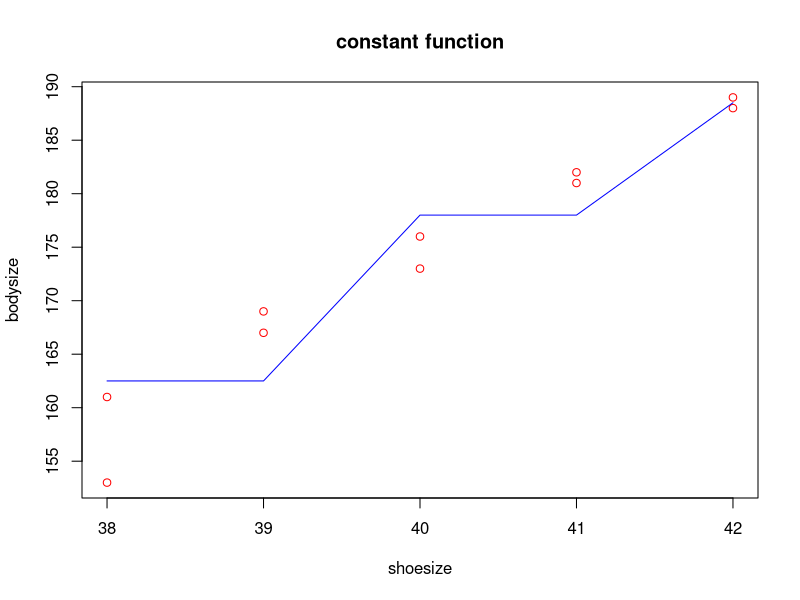
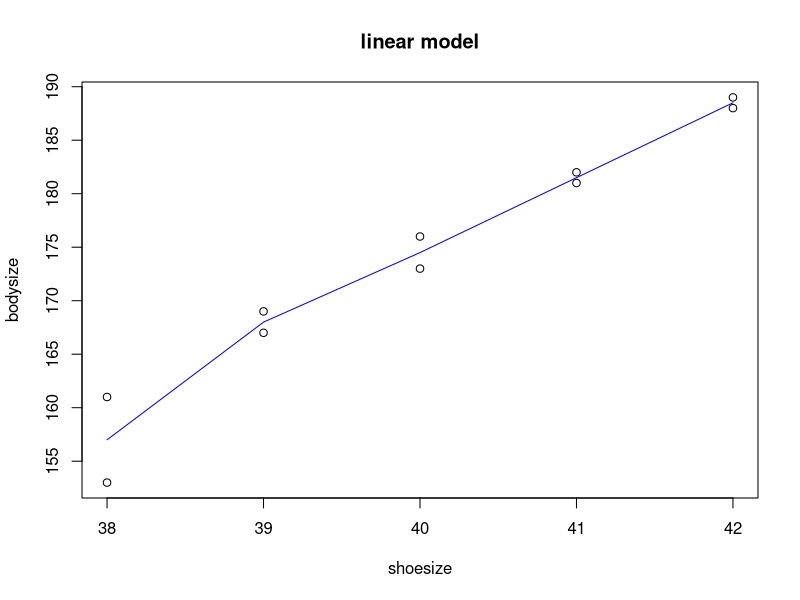
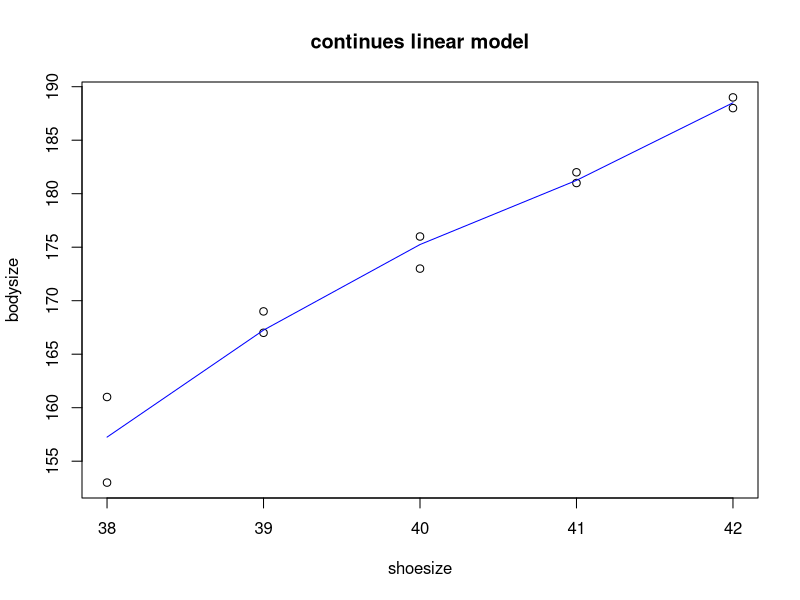
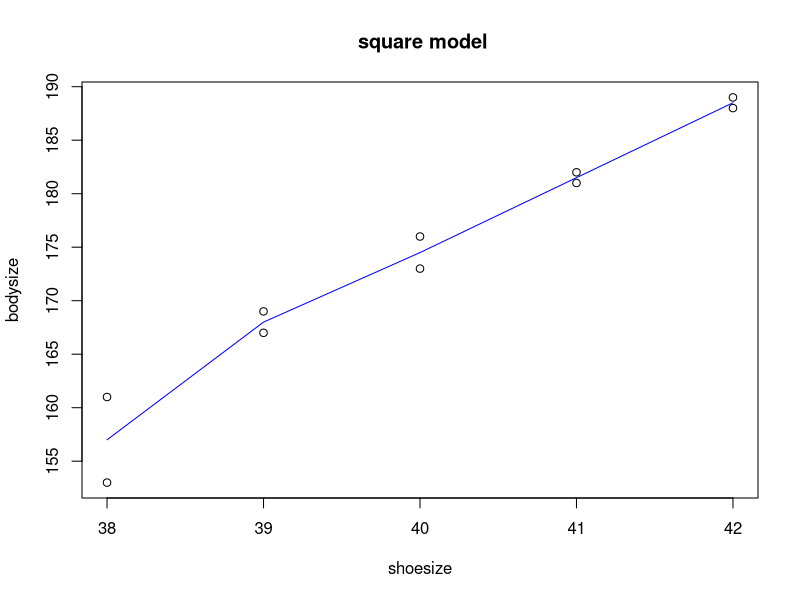
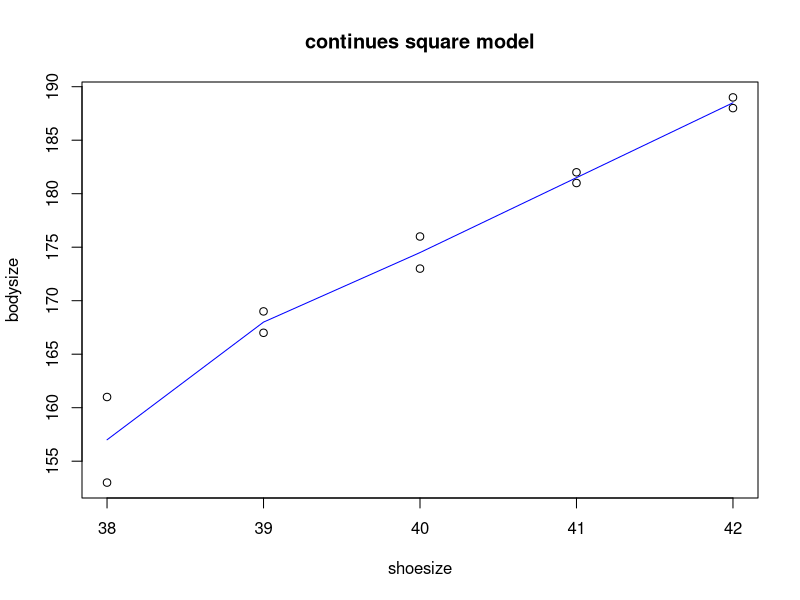

Recreate these plots in R, in order.
shoesize<-c(38,38,39,39,40,40,41,41,42,42)
bodysize<-c(153,161,167,169,173,176,182,181,188,189)
indicatorData= data.frame(bodysize, shoesize)
indicatorData
I1= function(x) { if(x>37.5 && x<=39.5) 1 else 0}
I2= function(x) { if(x>39.5 && x<=41.5) 1 else 0}
I3= function(x) { if(x>41.5 && x<=43.0) 1 else 0}
i1=apply(as.matrix(indicatorData$shoesize),1,I1)
i2=apply(as.matrix(indicatorData$shoesize),1,I2)
i3=apply(as.matrix(indicatorData$shoesize),1,I3)

#newX=matrix(c(i1, i2, i3), nrow = 10, ncol = 3, byrow = FALSE, dimnames = list(c(), c("x1", "x2", "x3")))
#newX

newdataframe= data.frame(bodysize, i1, i2, i3)
newdataframe


piecewisemodel=lm(formula = bodysize ~ 0+i1+i2+i3, data = newdataframe)
summary(piecewisemodel)
fitted(piecewisemodel)
coefficients(piecewisemodel)

plot(shoesize, bodysize, type = "p" ,col="red", main="constant function")
lines(shoesize, fitted(piecewisemodel), col="blue")


#     *****piecewise linear function ******
shoesize<-c(38,38,39,39,40,40,41,41,42,42)
bodysize<-c(153,161,167,169,173,176,182,181,188,189)
indicatorData= data.frame(bodysize, shoesize)
indicatorData

h1= function(x) {if(x>37.5 && x<=39.5) 1 else 0 }
h2= function(x) {if(x>37.5 && x<= 39.5) x*1 else x*0}
h3= function(x) { if(x>39.5 && x<=41.5) 1 else 0}
h4= function(x) { if(x>39.5 && x<=41.5) x*1 else x*0}
h5= function(x) { if(x>41.5 && x<=43.5) 1 else 0}
h6= function(x) { if(x>41.5 && x<=43.5) x*1 else x*0}

x1= apply(as.matrix(indicatorData$shoesize), 1, h1)
x2= apply(as.matrix(indicatorData$shoesize), 1, h2)
x3= apply(as.matrix(indicatorData$shoesize), 1, h3)
x4= apply(as.matrix(indicatorData$shoesize), 1, h4)
x5= apply(as.matrix(indicatorData$shoesize), 1, h5)
x6= apply(as.matrix(indicatorData$shoesize), 1, h6)
x1;x2;x3;x4;x5;x6

newdataframe2= data.frame(bodysize, x1,x2,x3,x4,x5,x6)
newdataframe2

piecewiselinearmodel= lm(formula = bodysize ~ 0+x1+x2+x3+x4+x5+x6, data = newdataframe2)
summary(piecewiselinearmodel)
fitted(piecewiselinearmodel) 

plot(shoesize, bodysize, main="linear model")
lines(shoesize, fitted(piecewiselinearmodel), col="blue")



### ******* piecewise liner continous functions *******
shoesize<-c(38,38,39,39,40,40,41,41,42,42)
bodysize<-c(153,161,167,169,173,176,182,181,188,189)
indicatorData= data.frame(bodysize, shoesize)
indicatorData

h0= function(x) {1}
h1= function(x) {x}
h2= function(x) { if(x>39.5) (x-39.5) else 0}
h3= function(x) { if(x>41.5) (x-41.5) else 0}

x0= apply(as.matrix(indicatorData$shoesize), 1, h0)
x1= apply(as.matrix(indicatorData$shoesize), 1, h1)
x2= apply(as.matrix(indicatorData$shoesize), 1, h2)
x3= apply(as.matrix(indicatorData$shoesize), 1, h3)

newdataframe3= data.frame(bodysize, x0,x1,x2,x3)
newdataframe3

continueslinearmodel= lm( formula = bodysize ~ x0+x1+x2+x3, data = newdataframe3)
continueslinearmodel
summary(continueslinearmodel)

plot(shoesize, bodysize, main="continues linear model")
lines(shoesize, fitted(continueslinearmodel), col="blue")


### **** piecewiese squat function ******
shoesize<-c(38,38,39,39,40,40,41,41,42,42)
bodysize<-c(153,161,167,169,173,176,182,181,188,189)
indicatorData= data.frame(bodysize, shoesize)
indicatorData

h1= function(x) {if(x>37.5 && x<=39.5) 1 else 0 }
h2= function(x) {if(x>37.5 && x<= 39.5) x*1 else x*0}
h3= function(x) {if(x>37.5 && x<= 39.5) x^2 else 0}
h4= function(x) {if(x>39.5 && x<=41.5) 1 else 0}
h5= function(x) {if(x>39.5 && x<=41.5) x*1 else x*0}
h6= function(x) {if(x>39.5 && x<=41.5) x^2 else 0}
h7= function(x) { if(x>41.5 && x<=43.5) 1 else 0}
h8= function(x) { if(x>41.5 && x<=43.5) x*1 else x*0}
h9= function(x) { if(x>41.5 && x<= 43.5) x^2 else 0}

x1= apply(as.matrix(indicatorData$shoesize), 1, h1)
x2= apply(as.matrix(indicatorData$shoesize), 1, h2)
x3= apply(as.matrix(indicatorData$shoesize), 1, h3)
x4= apply(as.matrix(indicatorData$shoesize), 1, h4)
x5= apply(as.matrix(indicatorData$shoesize), 1, h5)
x6= apply(as.matrix(indicatorData$shoesize), 1, h6)
x7= apply(as.matrix(indicatorData$shoesize), 1, h7)
x8= apply(as.matrix(indicatorData$shoesize), 1, h8)
x9= apply(as.matrix(indicatorData$shoesize), 1, h9)

newdataframe4= data.frame(bodysize, x1,x2,x3,x4,x5,x6,x7,x8,x9)
newdataframe4

squarmodel= lm(formula = bodysize ~0+x1+x2+x3+x4+x5+x6+x7+x8+x9, data = newdataframe4)
squarmodel
summary(squarmodel)
fitted(squarmodel)
plot(shoesize, bodysize, main=" square model")
lines(shoesize, fitted(squarmodel), col="blue")


### ******* piecewise liner continous functions *******
shoesize<-c(38,38,39,39,40,40,41,41,42,42)
bodysize<-c(153,161,167,169,173,176,182,181,188,189)
indicatorData= data.frame(bodysize, shoesize)
indicatorData

h0= function(x) {1}
h1= function(x) {x}
h2= function(x) { x^2}
h3= function(x) { if(x>39.5) (x-39.5)^2 else 0}
h4= function(x) { if(x>41.5) (x-41.5)^2 else 0}

x0= apply(as.matrix(indicatorData$shoesize), 1, h0)
x1= apply(as.matrix(indicatorData$shoesize), 1, h1)
x2= apply(as.matrix(indicatorData$shoesize), 1, h2)
x3= apply(as.matrix(indicatorData$shoesize), 1, h3)
x4= apply(as.matrix(indicatorData$shoesize), 1, h4)

newdataframe5= data.frame(bodysize, x0,x1,x2,x3,x4)
newdataframe5

continuessquarmodel= lm(formula = bodysize ~ 0+x0+x1+x2+x3+x4, data = newdataframe5)
continuessquarmodel
summary(continuessquarmodel)
fitted(continuessquarmodel)

plot(shoesize, bodysize, main="continues square model")
lines(shoesize, fitted(continuessquarmodel), col="blue")
      